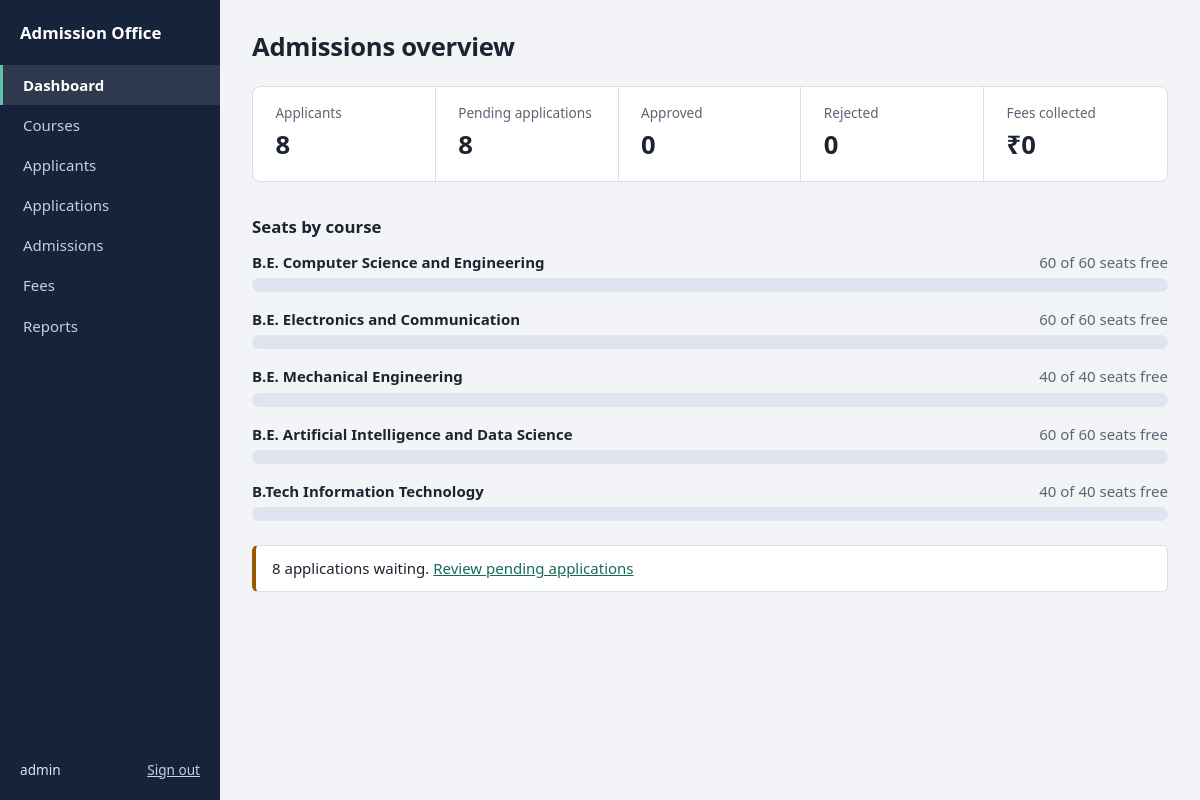
The page / (signed in) on the database its author committed.
### tables this page shows
CREATE TABLE courses (
    course_id       INTEGER PRIMARY KEY AUTOINCREMENT,
    course_name     TEXT NOT NULL,
    department      TEXT NOT NULL,
    total_seats     INTEGER NOT NULL CHECK (total_seats > 0),
    seats_available INTEGER NOT NULL CHECK (seats_available >= 0),
    fees            REAL NOT NULL CHECK (fees >= 0),
    CHECK (seats_available <= total_seats)
);

### app.py (the view)
@app.route("/")
@login_required
def dashboard():
    stats = row("""
        SELECT (SELECT COUNT(*) FROM applicants)                               AS applicants,
               (SELECT COUNT(*) FROM applications WHERE status = 'PENDING')    AS pending,
               (SELECT COUNT(*) FROM applications WHERE status = 'APPROVED')   AS approved,
               (SELECT COUNT(*) FROM applications WHERE status = 'REJECTED')   AS rejected,
               (SELECT COALESCE(SUM(amount), 0) FROM fee_payments)             AS collected""")
    seats = rows("SELECT course_name, department, total_seats, seats_available FROM courses ORDER BY course_id")
    return render_template("dashboard.html", stats=stats, seats=seats)

### app.py (called while the page is built)
def get_db():
    if "db" not in g:
        g.db = sqlite3.connect(DB_PATH)
        g.db.row_factory = sqlite3.Row
        g.db.execute("PRAGMA foreign_keys = ON")
    return g.db

def rows(sql, args=()):
    return get_db().execute(sql, args).fetchall()

def row(sql, args=()):
    return get_db().execute(sql, args).fetchone()

@app.before_request
def csrf_protect():
    if "csrf" not in session:
        session["csrf"] = token_hex(16)
    if request.method == "POST" and request.form.get("csrf") != session["csrf"]:
        abort(400)

def login_required(view):
    @wraps(view)
    def wrapped(*args, **kwargs):
        if "user" not in session:
            return redirect(url_for("login"))
        return view(*args, **kwargs)
    return wrapped

### templates/dashboard.html (shortened to what this page needs)
{% extends "base.html" %}
{% block content %}
<h1>Admissions overview</h1>
<dl class="stats">
  <div><dt>Applicants</dt><dd>{{ stats.applicants }}</dd></div>
  <div><dt>Pending applications</dt><dd>{{ stats.pending }}</dd></div>
  <div><dt>Approved</dt><dd>{{ stats.approved }}</dd></div>
  <div><dt>Rejected</dt><dd>{{ stats.rejected }}</dd></div>
  <div><dt>Fees collected</dt><dd>{{ stats.collected|inr }}</dd></div>
</dl>
<h2>Seats by course</h2>
<ul class="seats">
  {% for s in seats %}
  {% set used = s.total_seats - s.seats_available %}
  <li>
    <div class="seat-head"><strong>{{ s.course_name }}</strong><span class="muted">{{ s.seats_available }} of {{ s.total_seats }} seats free</span></div>
    <div class="bar" role="img" aria-label="{{ used }} of {{ s.total_seats }} seats allotted"><span style="width: {{ (used / s.total_seats * 100)|round(1) }}%"></span></div>
  </li>
  {% endfor %}
</ul>
{% if stats.pending %}
<p class="note">{{ stats.pending }} application{{ 's' if stats.pending != 1 }} waiting. <a href="{{ url_for('applications', status='PENDING') }}">Review pending applications</a></p>
{% endif %}
{% endblock %}

### static/style.css (style rules this page uses)
:root { --bg: #f2f4f7; --surface: #ffffff; --ink: #16233a; --text: #1b2430; --muted: #5b6675; --line: #d8dde6; --accent: #146c5b; --accent-dark: #0f5648; --danger: #b42318; --warn: #9a5b00; --ok-bg: #e4f3ee; --err-bg: #fdecea; --font: "Segoe UI", system-ui, -apple-system, "Helvetica Neue", Arial, sans-serif; }
* { box-sizing: border-box; }
body { margin: 0; background: var(--bg); color: var(--text); font: 15px/1.5 var(--font); }
h1 { font-size: 1.6rem; margin: 0 0 1.25rem; letter-spacing: -0.01em; }
h2 { font-size: 1.05rem; margin: 0 0 .75rem; }
a { color: var(--accent); }
.muted { color: var(--muted); }
.stats { display: flex; flex-wrap: wrap; gap: 0; margin: 0 0 2rem; background: var(--surface); border: 1px solid var(--line); border-radius: 8px; }
.stats div { padding: 1rem 1.4rem; border-right: 1px solid var(--line); flex: 1 1 140px; }
.stats div:last-child { border-right: 0; }
.stats dt { color: var(--muted); font-size: .85rem; }
.stats dd { margin: .15rem 0 0; font-size: 1.6rem; font-weight: 700; font-variant-numeric: tabular-nums; }
.seats { list-style: none; margin: 0 0 1.5rem; padding: 0; display: grid; gap: 1rem; }
.seat-head { display: flex; justify-content: space-between; gap: 1rem; margin-bottom: .3rem; flex-wrap: wrap; }
.bar { height: 14px; background: #dfe5ee; border-radius: 7px; overflow: hidden; }
.note { background: var(--surface); border: 1px solid var(--line); border-left: 4px solid var(--warn); padding: .7rem 1rem; border-radius: 6px; }

### rows shown on the page
courses: course_name "B.E. Computer Science and Engineering", seats_available "60", total_seats "60"
courses: course_name "B.E. Electronics and Communication", seats_available "60", total_seats "60"
courses: course_name "B.E. Mechanical Engineering", seats_available "40", total_seats "40"
courses: course_name "B.E. Artificial Intelligence and Data Science", seats_available "60", total_seats "60"
courses: course_name "B.Tech Information Technology", seats_available "40", total_seats "40"

### other values the page prints
{{ label }} "Dashboard" "Courses" "Applicants" "Applications" "Admissions" "Fees" "Reports"
{{ session.user }} "admin"
{{ stats.applicants }} "8"
{{ stats.pending }} "8"
{{ stats.approved }} "0"
{{ stats.rejected }} "0"
{{ stats.collected|inr }} "₹0"
{{ 's' if stats.pending != 1 }} "s"
